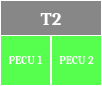
     <widget class="QFrame" name="t2_pecu_frame">
      <property name="geometry">
       <rect>
        <x>170</x>
        <y>230</y>
        <width>102</width>
        <height>86</height>
       </rect>
      </property>
      <property name="styleSheet">
       <string notr="true">background-color: rgba(255, 255, 255, 0);
border: 1px solid rgb(255, 255, 255);
border-radius: 0px;</string>
      </property>
      <property name="frameShape">
       <enum>QFrame::StyledPanel</enum>
      </property>
      <property name="frameShadow">
       <enum>QFrame::Raised</enum>
      </property>
      <widget class="QLabel" name="t2_header">
       <property name="geometry">
        <rect>
         <x>0</x>
         <y>0</y>
         <width>102</width>
         <height>36</height>
        </rect>
       </property>
       <property name="font">
        <font>
         <family>Cambria</family>
         <pointsize>14</pointsize>
         <weight>75</weight>
         <bold>true</bold>
        </font>
       </property>
       <property name="styleSheet">
        <string notr="true">color: rgb(255, 255, 255);
background-color: rgba(98, 97, 97, 193);
border: 1px solid rgb(255, 255, 255);
border-radius: 0;
</string>
       </property>
       <property name="text">
        <string>T2</string>
       </property>
       <property name="alignment">
        <set>Qt::AlignCenter</set>
       </property>
      </widget>
      <widget class="QLabel" name="t2_pecu_1">
       <property name="geometry">
        <rect>
         <x>0</x>
         <y>35</y>
         <width>51</width>
         <height>51</height>
        </rect>
       </property>
       <property name="font">
        <font>
         <family>Cambria</family>
         <pointsize>8</pointsize>
         <weight>75</weight>
         <bold>true</bold>
        </font>
       </property>
       <property name="styleSheet">
        <string notr="true">color: rgb(255, 255, 255);
background-color: rgba(13, 255, 0, 178);
border: 1px solid rgb(255, 255, 255);
border-radius: 0;
</string>
       </property>
       <property name="text">
        <string>PECU 1</string>
       </property>
       <property name="alignment">
        <set>Qt::AlignCenter</set>
       </property>
      </widget>
      <widget class="QLabel" name="t2_pecu_2">
       <property name="geometry">
        <rect>
         <x>51</x>
         <y>35</y>
         <width>51</width>
         <height>51</height>
        </rect>
       </property>
       <property name="font">
        <font>
         <family>Cambria</family>
         <pointsize>8</pointsize>
         <weight>75</weight>
         <bold>true</bold>
        </font>
       </property>
       <property name="styleSheet">
        <string notr="true">color: rgb(255, 255, 255);
background-color: rgba(13, 255, 0, 178);
border: 1px solid rgb(255, 255, 255);
border-radius: 0;
</string>
       </property>
       <property name="text">
        <string>PECU 2</string>
       </property>
       <property name="alignment">
        <set>Qt::AlignCenter</set>
       </property>
      </widget>
     </widget>
